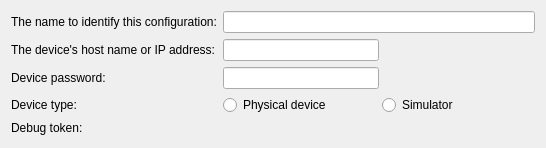
<?xml version="1.0" encoding="UTF-8"?>
<ui version="4.0">
 <class>Qnx::Internal::QnxDeviceConfigurationWizardSetupPage</class>
 <widget class="QWizardPage" name="Qnx::Internal::QnxDeviceConfigurationWizardSetupPage">
  <property name="geometry">
   <rect>
    <x>0</x>
    <y>0</y>
    <width>546</width>
    <height>148</height>
   </rect>
  </property>
  <property name="windowTitle">
   <string>WizardPage</string>
  </property>
  <layout class="QFormLayout" name="formLayout">
   <item row="0" column="0">
    <widget class="QLabel" name="label">
     <property name="text">
      <string>The name to identify this configuration:</string>
     </property>
    </widget>
   </item>
   <item row="0" column="1">
    <widget class="QLineEdit" name="deviceName"/>
   </item>
   <item row="1" column="0">
    <widget class="QLabel" name="label_2">
     <property name="text">
      <string>The device's host name or IP address:</string>
     </property>
    </widget>
   </item>
   <item row="1" column="1">
    <layout class="QHBoxLayout" name="horizontalLayout">
     <item>
      <widget class="QLineEdit" name="deviceHostIp"/>
     </item>
     <item>
      <spacer name="horizontalSpacer">
       <property name="orientation">
        <enum>Qt::Horizontal</enum>
       </property>
       <property name="sizeHint" stdset="0">
        <size>
         <width>40</width>
         <height>20</height>
        </size>
       </property>
      </spacer>
     </item>
    </layout>
   </item>
   <item row="2" column="0">
    <widget class="QLabel" name="label_3">
     <property name="text">
      <string>Device password:</string>
     </property>
    </widget>
   </item>
   <item row="2" column="1">
    <layout class="QHBoxLayout" name="horizontalLayout_2">
     <item>
      <widget class="QLineEdit" name="password">
       <property name="echoMode">
        <enum>QLineEdit::Password</enum>
       </property>
      </widget>
     </item>
     <item>
      <spacer name="horizontalSpacer_2">
       <property name="orientation">
        <enum>Qt::Horizontal</enum>
       </property>
       <property name="sizeHint" stdset="0">
        <size>
         <width>40</width>
         <height>20</height>
        </size>
       </property>
      </spacer>
     </item>
    </layout>
   </item>
   <item row="3" column="0">
    <widget class="QLabel" name="label_4">
     <property name="text">
      <string>Device type:</string>
     </property>
    </widget>
   </item>
   <item row="3" column="1">
    <layout class="QHBoxLayout" name="horizontalLayout_3">
     <item>
      <widget class="QRadioButton" name="physicalDevice">
       <property name="text">
        <string>Physical device</string>
       </property>
      </widget>
     </item>
     <item>
      <widget class="QRadioButton" name="simulator">
       <property name="text">
        <string>Simulator</string>
       </property>
      </widget>
     </item>
    </layout>
   </item>
   <item row="4" column="0">
    <widget class="QLabel" name="label_5">
     <property name="text">
      <string>Debug token:</string>
     </property>
    </widget>
   </item>
   <item row="4" column="1">
    <widget class="Utils::PathChooser" name="debugToken" native="true"/>
   </item>
  </layout>
 </widget>
 <customwidgets>
  <customwidget>
   <class>Utils::PathChooser</class>
   <extends>QWidget</extends>
   <header location="global">utils/pathchooser.h</header>
   <container>1</container>
   <slots>
    <signal>editingFinished()</signal>
    <signal>browsingFinished()</signal>
   </slots>
  </customwidget>
 </customwidgets>
 <resources/>
 <connections>
  <connection>
   <sender>physicalDevice</sender>
   <signal>toggled(bool)</signal>
   <receiver>debugToken</receiver>
   <slot>setEnabled(bool)</slot>
   <hints>
    <hint type="sourcelabel">
     <x>271</x>
     <y>98</y>
    </hint>
    <hint type="destinationlabel">
     <x>226</x>
     <y>124</y>
    </hint>
   </hints>
  </connection>
 </connections>
</ui>
